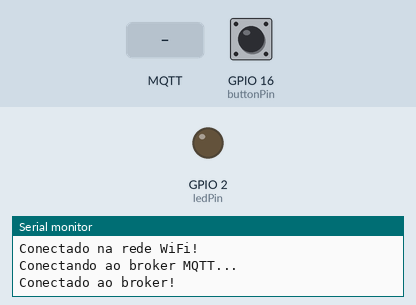
Bench run of a sketch on a simulated ESP32. Shown: output pins drawn as LEDs (lit = HIGH), the last lines printed to the serial monitor. The test bench sets the inputs (shaded band); at power-on: GPIO 16 (buttonPin) HIGH. WiFi joins after 1.5 s; servers stay silent unless stated; no MQTT or app messages arrive unless stated.

Above: at 2.7 s.
2.8 s: MQTT message "on" arrives on the first subscribed topic
At 3.3 s:
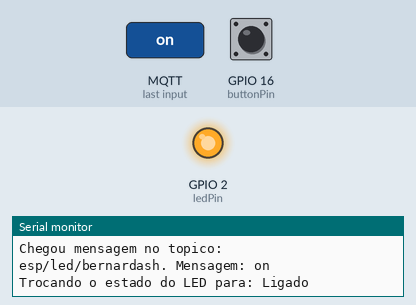
5.9 s: MQTT message "off" arrives on the first subscribed topic
At 6.9 s:
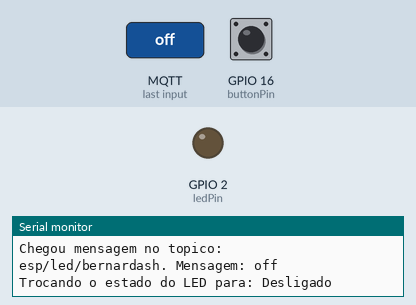
Timing chart, 0 to 8.9 s (numbered marks = the images above; inputs shaded):
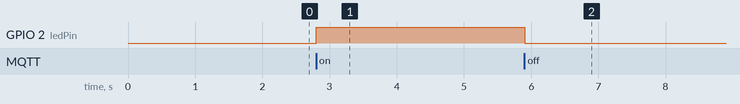

Measured:
- after the input at 2.8 s, GPIO 2 (ledPin): LOW → HIGH at once
- after the input at 5.9 s, GPIO 2 (ledPin): HIGH → LOW at once

The sketch:

Comunicacao-WiFi-Esp32-Button.ino
```cpp
#include <WiFi.h>                               //biblioteca para esp32
#include <PubSubClient.h>                      //biblioteca para funções do protocolo Pub-Sub
const char* ssid = "wifiname";             //string com nome da rede onde o esp vai se conectar
const char* password =  "senha123";        //string com a senha da rede. Deixar em branco caso a rede seja aberta
const char* mqttServer = "broker.mqttdashboard.com";   //string com a url do Broker que vai receber e transmitir as mensagens
const int mqttPort = 1883;                      //inteiro com o número da porta utilizada na conexão
const char* mqttUser = "";                      //string com nome de usuário no Broker, quando for necessário
const char* mqttPassword = "";                  //string com senha do Broker, quando necessário
const char* topic_url_led = "esp/led/bernardash";
const char* topic_url_button = "esp/button/bernardash";

WiFiClient espClient;                     //criação do objeto espClient do tipo WiFiClient
PubSubClient client(espClient);           //biblioteca pubsubclient

int ledPin = 2;                           //define a váriavel led com o pino
int buttonPin = 16;

boolean buttonStatus = false;             //variavel para armazenar o status do botao (true ou false)

void setup()
{
  pinMode(ledPin, OUTPUT);                //define o pino do led como saída
  pinMode(buttonPin,INPUT_PULLUP);
  Serial.begin(115200);                   //define o baudrate da comunicação serial como 115200 kbps
  WiFi.begin(ssid, password);             //inicia a conexão WiFi com a rede

  while (WiFi.status() != WL_CONNECTED)   //verifica se a conexão ainda não estabizou
  {
    delay(500);                           //espera 500 ms
    Serial.println("Iniciando conexao com a rede WiFi.."); //"printa" na tela a frase entre aspas
  }

  Serial.println("Conectado na rede WiFi!");  //quando sai do laço, print a frase entre aspas
  client.setCallback(callback);               //configura o Callback do cliente a partir do callback passado como parâmetro
}

void loop()       //laço principal
{
  //Conecta com o broker, caso não esteja conectado.
  if(!client.connected()){
    reconectabroker();                      //chama função de conexão ao Broker
  }
  //Para checar a rotina de callback
  client.loop();
  //Vai ler o status do botao
  buttonStatus = digitalRead(buttonPin);
  //vai verificar se foi pressionado
  if(!buttonStatus){
    //Envia a mensagem ao broker
    client.publish(topic_url_button, "Botão pressionado");
    Serial.println("Sinal enviado com sucesso...");
    delay(1000);
  }

}

void reconectabroker()
{
  //Conexao ao broker MQTT
  client.setServer(mqttServer, mqttPort);
  while (!client.connected())
  {
    Serial.println("Conectando ao broker MQTT...");
    if (client.connect("", mqttUser, mqttPassword ))
    {
      Serial.println("Conectado ao broker!");
      client.subscribe(topic_url_led);               //assina o esp32 no tópico topico_teste definido no inicio do programa
    }
    else
    {
      Serial.print("Falha na conexao ao broker - Estado: ");
      Serial.print(client.state());
      delay(2000);
    }
  }
}
//definição da funçao de callback.
void callback(char* topic, byte* message, unsigned int length) {
  Serial.println("Chegou mensagem no topico: ");
  Serial.print(topic);
  Serial.print(". Mensagem: ");
  String messageTemp;

  for (int i = 0; i < length; i++) {  //escreve mensagem caractere por caractere
    Serial.print((char)message[i]);
    messageTemp += (char)message[i];
  }
  Serial.println();

  if (String(topic) == topic_url_led) {
    Serial.print("Trocando o estado do LED para: ");
    if(messageTemp == "on"){
      Serial.println("Ligado");
      digitalWrite(ledPin, HIGH);
    }
    else if(messageTemp == "off"){
      Serial.println("Desligado");
      digitalWrite(ledPin, LOW);
    }
  }
}
```
